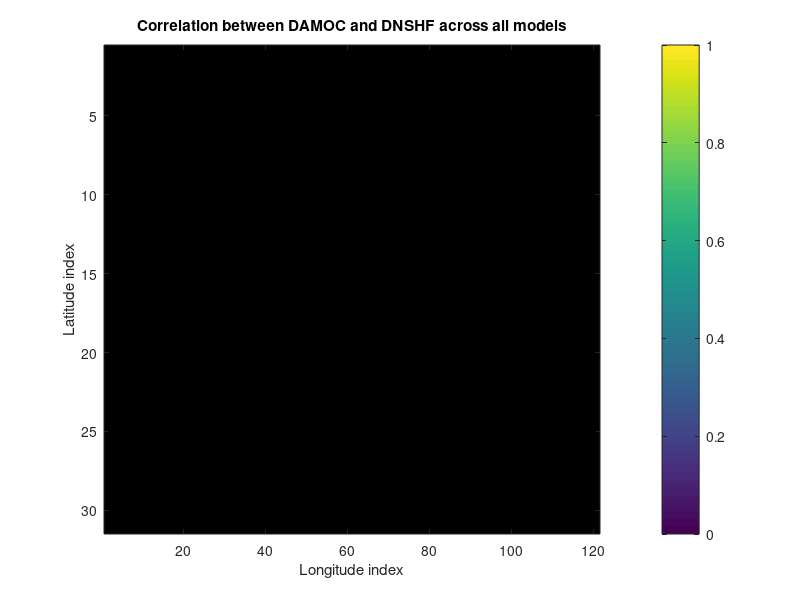

Reproduce this figure in MATLAB.
clear all;
clc;

%% 
folderPath = 'C:\Users\turtl\iCloudDrive\학교\4학년\1학기\PBL\Pbl';

amocFiles = dir(fullfile(folderPath, 'AMOC*.txt'));
nshfFiles = dir(fullfile(folderPath, 'nshf*.nc'));

numModels = length(amocFiles);

%% 
damoc = zeros(numModels, 1); % damoc 초기화
for i = 1:numModels
    currentFile = amocFiles(i).name;
    amoc_data = load(fullfile(folderPath, currentFile));
    amoc_smoothed = smooth(amoc_data, 10);
    damoc(i) = mean(amoc_smoothed); 
end

%%
dnshf = zeros(31, 121, numModels); % dnshf 초기화
for i = 1:numModels
    currentFile = nshfFiles(i).name;
    nshf_data = ncread(fullfile(folderPath, currentFile), 'nshf');
    for lat = 1:size(nshf_data, 1)
        for lon = 1:size(nshf_data, 2)
            temp_data = squeeze(nshf_data(lat, lon, :, :));
            temp_smoothed = smooth(temp_data, 10);
            dnshf(lat, lon, i) = mean(temp_smoothed);
        end
    end
end

%%
correlation_matrix = zeros(31, 121);
for lat = 1:31
    for lon = 1:121

        correlation_matrix(lat, lon) = corr(damoc, squeeze(dnshf(lat, lon, :)));
    end
end

figure;
imagesc(correlation_matrix);
colorbar;
title('Correlation between DAMOC and DNSHF across all models');
xlabel('Longitude index');
ylabel('Latitude index');
